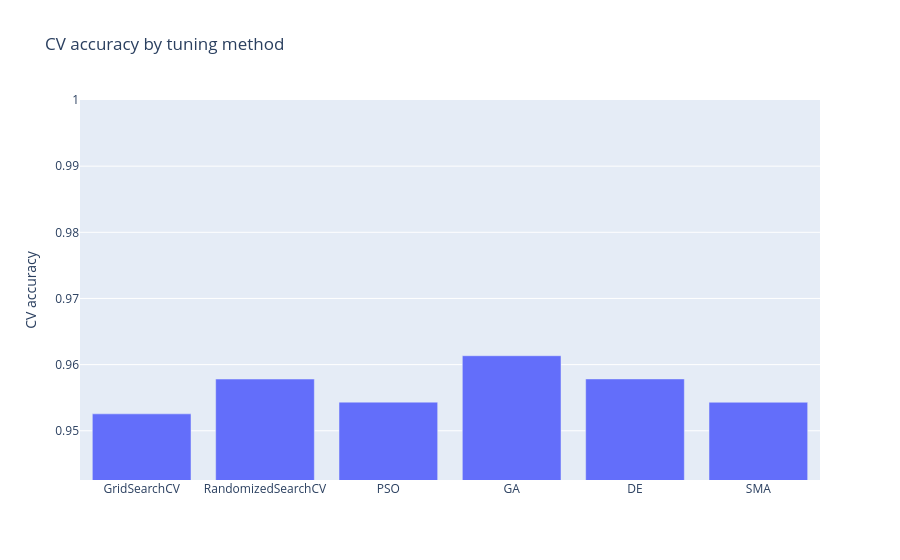

Source (notebook cell):
### Code cell
methods = ['GridSearchCV', 'RandomizedSearchCV'] + list(comparison_df.index)
accuracies = [grid.best_score_, random_search.best_score_] + list(comparison_df['cv_accuracy'])

fig = go.Figure(go.Bar(x=methods, y=accuracies))
fig.update_layout(
    title='CV accuracy by tuning method',
    yaxis_title='CV accuracy',
    yaxis_range=[min(accuracies) - 0.01, 1.0],
)
fig.show()

### Figure 1 — Plotly figure (JSON) as saved in the notebook; plotly's stock layout.template omitted (floating-point values rounded to 4 significant figures)
{"data": [{"type": "bar", "x": ["GridSearchCV", "RandomizedSearchCV", "PSO", "GA", "DE", "SMA"], "y": [0.9526, 0.9578, 0.9543, 0.9613, 0.9578, 0.9543]}], "layout": {"title": {"text": "CV accuracy by tuning method"}, "yaxis": {"range": [0.9426, 1.0], "title": {"text": "CV accuracy"}}}}
